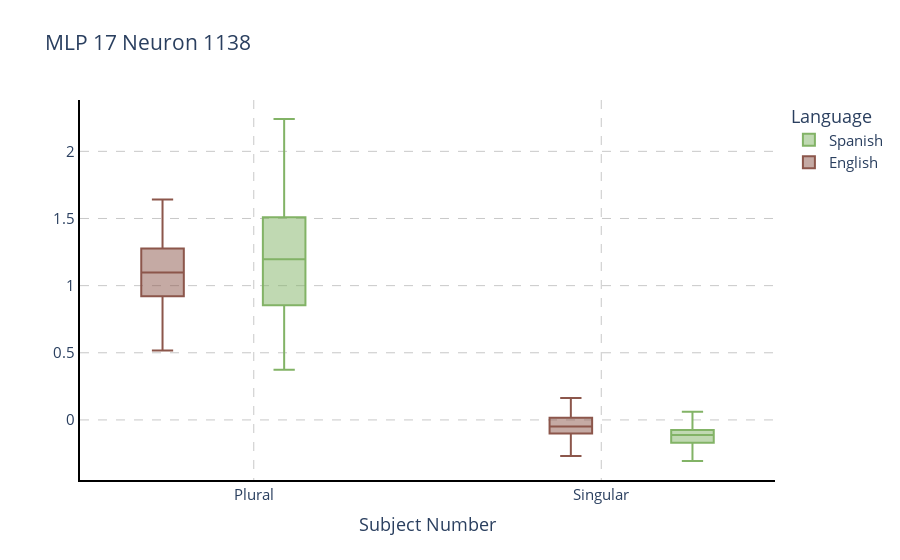

Write notebook code for a chart like this one.
### Code cell
import plotly.graph_objects as go

from plotly.subplots import make_subplots

fig = make_subplots(rows=1, cols=1)

df = pd.DataFrame.from_dict(lang_per_number_dict['English'])
#fig = px.box(df, title=f'',color='Plural')
fig.add_trace(go.Box(y=lang_per_number_dict['English']['Plural'],
                    x=['Plural']*len(lang_per_number_dict['English']['Plural']),
                    marker_color=eng_color,
                    showlegend=True,
                    name='English'))
                    
fig.add_trace(go.Box(y=lang_per_number_dict['English']['Singular'],
                    x=['Singular']*len(lang_per_number_dict['English']['Plural']),
                    marker_color=eng_color,
                    showlegend=False))

fig.add_trace(go.Box(y=lang_per_number_dict['Spanish']['Plural'],
                    x=['Plural']*len(lang_per_number_dict['Spanish']['Plural']),
                    marker_color=spa_color,
                    showlegend=False))
fig.add_trace(go.Box(y=lang_per_number_dict['Spanish']['Singular'],
                    x=['Singular']*len(lang_per_number_dict['Spanish']['Singular']),
                    marker_color=spa_color,
                    name='Spanish'))

fig.update_layout(
    xaxis_title="Subject Number", yaxis_title="",
    title=f"MLP {MLP_layer} Neuron {MLP_neuron}",
    legend_title_text='Language',
    font=dict(
        size=15,  # Set the font size here
    ),
    boxmode='group'
)
fig.update_layout(legend_traceorder="reversed")

fig = paper_plot(fig, tickangle=0)
fig.show()
pio.write_image(fig, f'{images_dir}/both_MLP{MLP_layer}_{matrix}_neuron{MLP_neuron}_act_subj_num.png',scale=5, width=550, height=350)

### Figure 1 — Plotly figure (JSON) as saved in the notebook; plotly's stock layout.template omitted (floating-point values rounded to 4 significant figures; data arrays with more than 128 entries replaced by an {"elided": "..."} marker saying what was removed)
{"data": [{"marker": {"color": "rgb(140, 86, 75)"}, "name": "English", "showlegend": true, "type": "box", "x": {"elided": "139 str values"}, "y": {"elided": "139 float values"}}, {"marker": {"color": "rgb(140, 86, 75)"}, "showlegend": false, "type": "box", "x": {"elided": "139 str values"}, "y": {"elided": "139 float values"}}, {"marker": {"color": "rgb(130, 179, 102)"}, "showlegend": false, "type": "box", "x": {"elided": "139 str values"}, "y": {"elided": "139 float values"}}, {"marker": {"color": "rgb(130, 179, 102)"}, "name": "Spanish", "type": "box", "x": {"elided": "139 str values"}, "y": {"elided": "139 float values"}}], "layout": {"boxmode": "group", "font": {"size": 15}, "legend": {"title": {"text": "Language"}, "traceorder": "reversed"}, "title": {"text": "MLP 17 Neuron 1138"}, "xaxis": {"anchor": "y", "domain": [0, 1], "gridcolor": "rgb(200,200,200)", "griddash": "dash", "linecolor": "black", "linewidth": 2, "showline": true, "tickangle": 0, "title": {"text": "Subject Number"}, "zeroline": false}, "yaxis": {"anchor": "x", "domain": [0, 1], "gridcolor": "rgb(200,200,200)", "griddash": "dash", "linecolor": "black", "linewidth": 2, "showline": true, "title": {"text": ""}, "zeroline": false}}}
